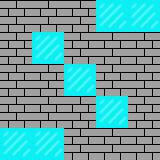

A 2D game scene composited from a Tiled map and its tileset images. What follows is a short description and the map's XML, with each tile layer's data collapsed to a summary:
An orthogonal 5x5 tile map with 32x32 px tiles, 2 tile layers (base, top).

<map version="1.0" orientation="orthogonal" renderorder="right-down" width="5" height="5" tilewidth="32" tileheight="32">
 <tileset firstgid="1" name="SliderTileset" tilewidth="32" tileheight="32">
  <image source="SliderTileset.png" width="128" height="160" />
 </tileset>
 <layer name="base" width="5" height="5">
  <data>[25 cells, 25 non-empty, 1 distinct tile ids]</data>
 </layer>
 <layer name="top" width="5" height="5">
  <data>[25 cells, 18 non-empty, 1 distinct tile ids]</data>
 </layer>
</map>